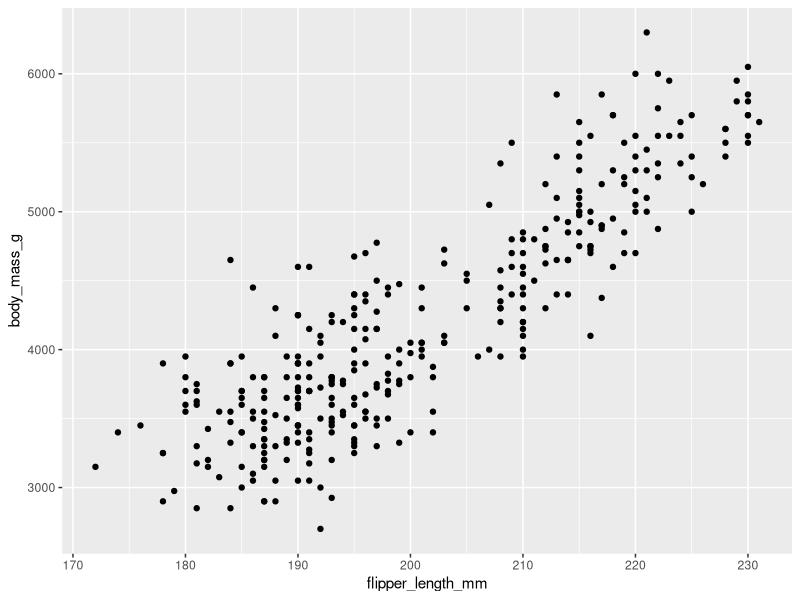
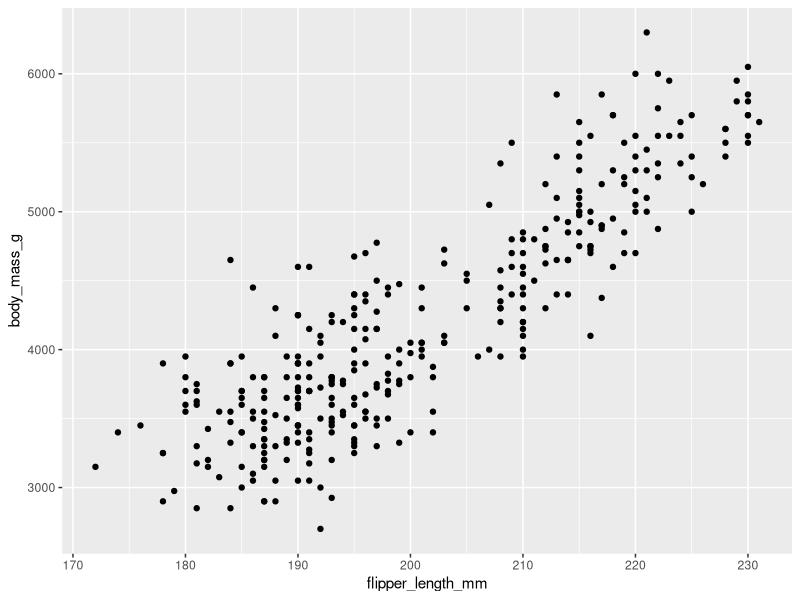
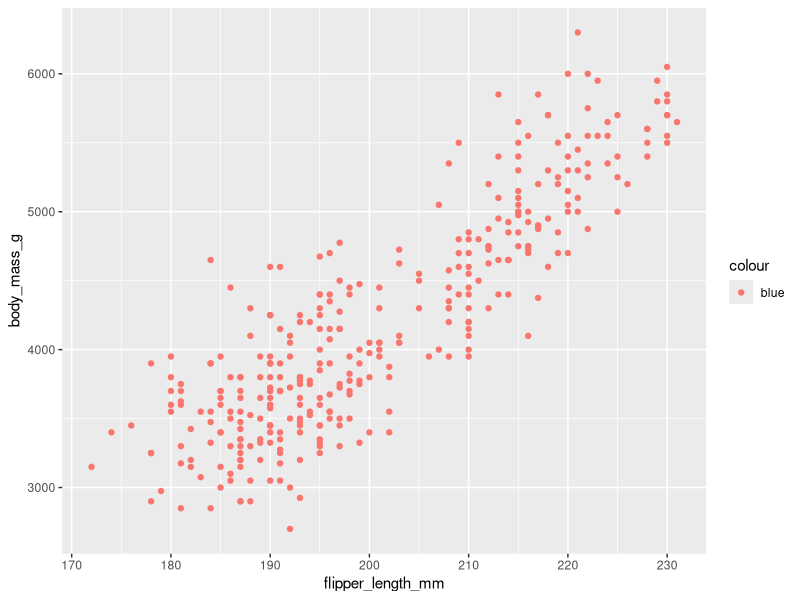
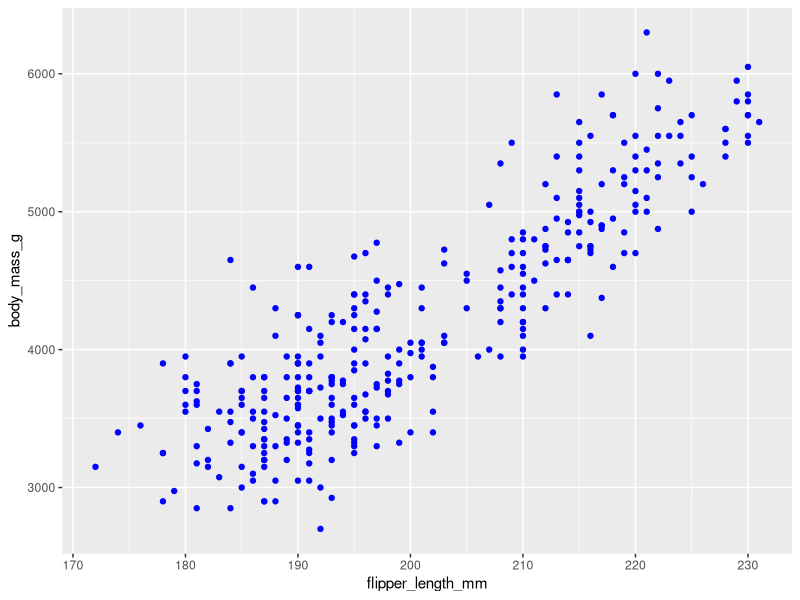
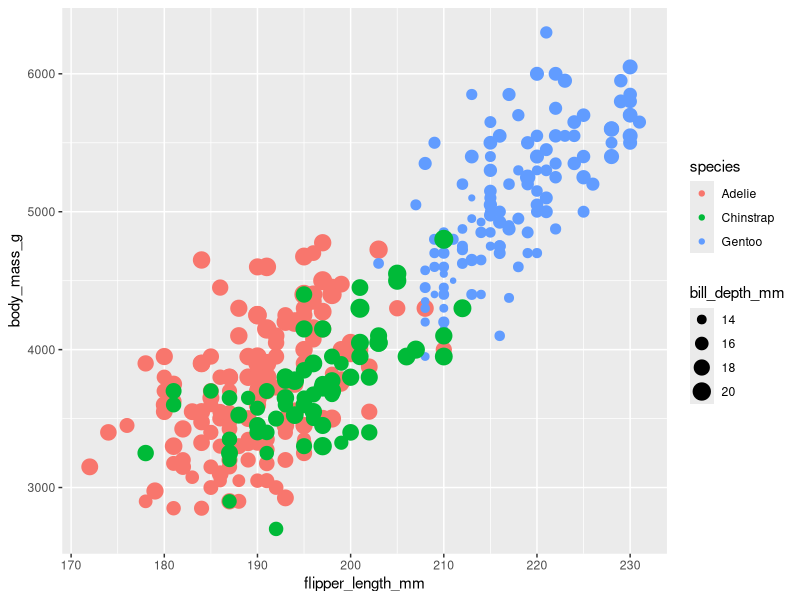
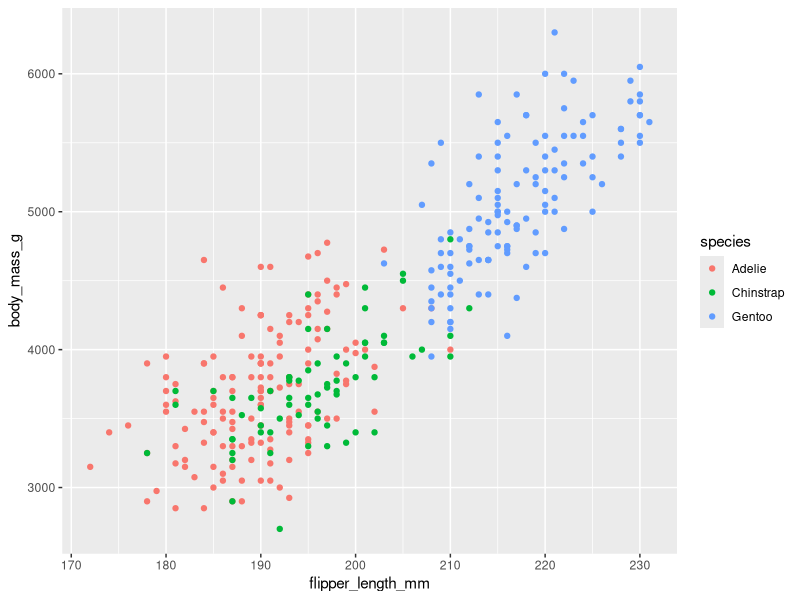
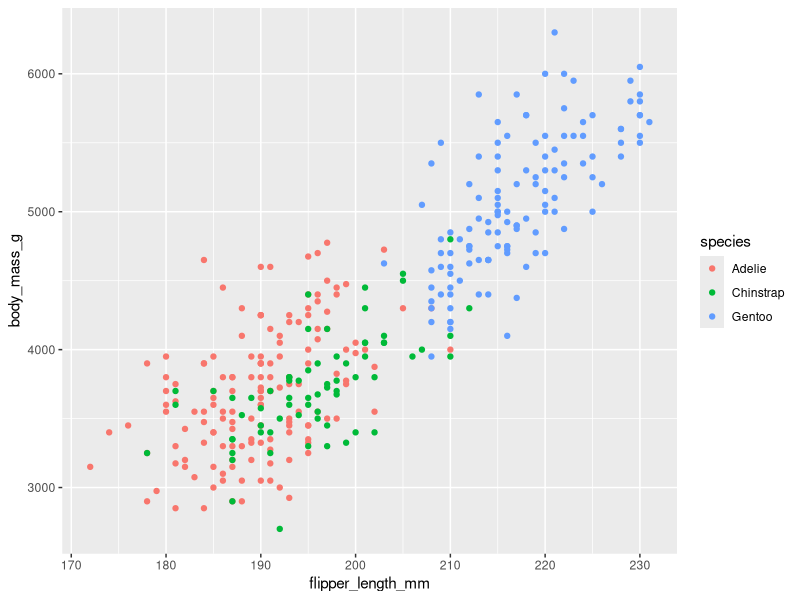
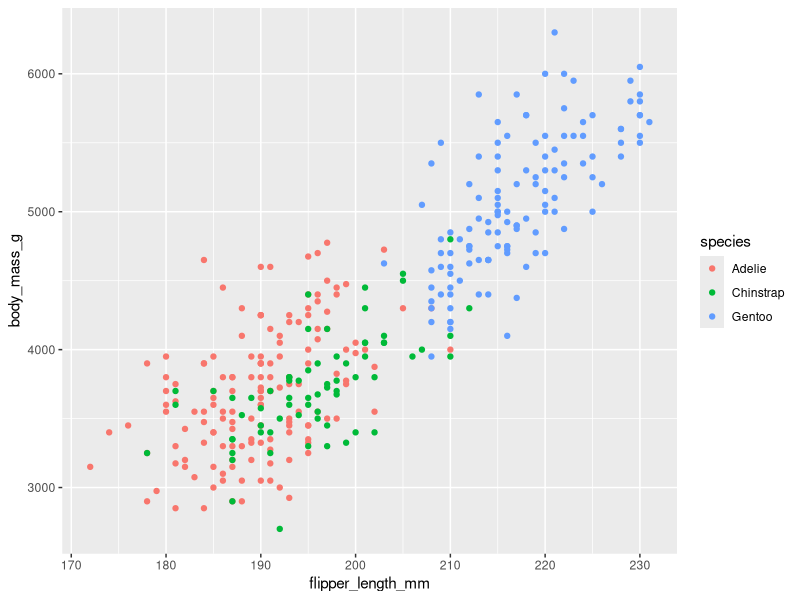

Generate these figures, in order, with R:
## ---- chunk 1
#| label: setup
#| message: FALSE
library(tidyverse)
library(palmerpenguins)
data(penguins)

## ---- chunk 2
penguins

# to see the first 10 rows and all columns
print(penguins, n = 10, width = Inf)   
## ---- chunk 3
?penguins
## ---- chunk 4
ggplot( #LINE 1 
  data = penguins, #LINE 2
  mapping = aes(x = flipper_length_mm, y = body_mass_g)) + #LINE 3
  geom_point() #LINE 4
## ---- chunk 5
ggplot( 
  data = penguins,
  mapping = aes(x = flipper_length_mm, y = body_mass_g)) + 
  geom_point() 
## ---- chunk 6
ggplot(data = penguins) + 
  geom_point(
    mapping = aes(
      x = flipper_length_mm, 
      y = body_mass_g, 
      color = "blue"
    )
  )

ggplot(data = penguins) + 
  geom_point(
    mapping = aes(
      x = flipper_length_mm, 
      y = body_mass_g
    ),
    color = "blue"
  )
## ---- chunk 7
ggplot(
  data = penguins,
  mapping = aes(
    x = flipper_length_mm, 
    y = body_mass_g, 
    color = species, 
    size= bill_depth_mm)) + 
  geom_point()
## ---- chunk 8
ggplot(
  data = penguins,
  mapping = aes(
    x = flipper_length_mm,
    y = body_mass_g, 
    color = species)) + 
  geom_point()
  
ggplot(
  data = penguins, 
  aes(
    x = flipper_length_mm, 
    y = body_mass_g, 
    color = species)) + 
  geom_point() 

ggplot(
  penguins, 
  aes(
    x = flipper_length_mm, 
    y = body_mass_g, 
    color = species)) + 
  geom_point() 
## ---- chunk 9
ggplot(
  data = penguins, 
  aes(x = flipper_length_mm, y = body_mass_g, color = species)) + 
  geom_point() + 
  geom_smooth(method = lm, se = FALSE)
## ---- chunk 10
ggplot(
  data = penguins, 
  aes(x = flipper_length_mm, y = body_mass_g)) + 
  geom_point(aes(color = species)) + 
  geom_smooth(method = lm, se = FALSE)
## ---- chunk 11

penguins |> 
  ggplot() +
  geom_point(aes(bill_length_mm, bill_depth_mm, color = species))+
  geom_smooth(aes(bill_length_mm, bill_depth_mm, color = species), method = "lm", se = F)
